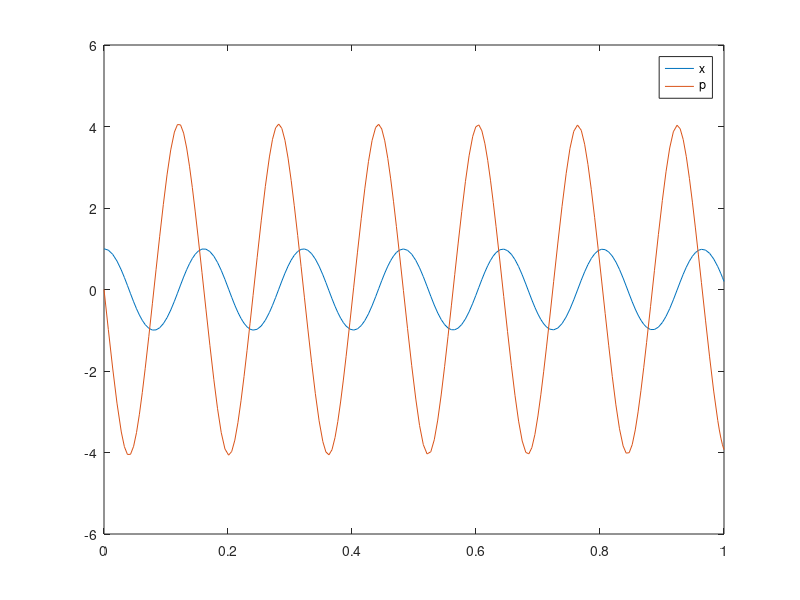

Write MATLAB code to recreate this figure.
function HW4_NL_mass
    L = 1; %m
    m = 0.1; %kg
    T = 100; %N
    x0 = 1; %m
    xV0 = [x0;0];
    tspan = [0 1];
    [tV,xV] = ode45(@(tV,xV) odefun(tV,xV,L,m,T),tspan,xV0);
    plot(tV,xV)
    legend('x','p')
    
end

    function xVdot = odefun(tV,xV,L,m,T)
        xVdot = [xV(2)/m;
            -2*T*(xV(1)/sqrt(L^2+xV(1)^2))];
        return
    end
    